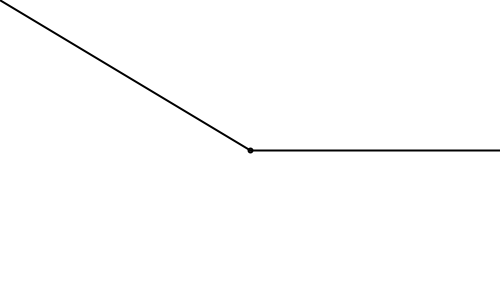
Frame 1 (no input)
Frame 60 (the mouse pressed at the canvas centre just before this capture): identical to frame 1, image omitted
Frame 120 (the mouse held since frame 60 and released just before this capture): blank canvas, image omitted

The Processing sketch that drew this single still picture (run headless with seeded random() and noise(); from frame 60 on, the mouse is pressed at the canvas centre):

// Processing sketch: vector__
// ── vector__.pde
void setup(){
  
  size(500,300);
  
}

void draw(){
  // vector always have staring point @ origin so use translate .
  background(255);
  strokeWeight(2);
  stroke(0);
  noFill();
  
  translate(width/2,height/2);// transaltion so that we can see vector rorayte @360
  ellipse(0,0,4,4);
  PVector mouse = new PVector(mouseX,mouseY);// vector with x = mouseX , y = mouseY
  PVector center = new PVector(width/2,height/2);
  mouse.sub(center);
  mouse.mult(1);//it still takee vector from 0 , rev one imp but to draw we use translate.
  float m = mouse.mag();
  line(0,0,m,0);
  line(0,0,mouse.x,mouse.y);//represtents the magnitude of the vector
  mouse.normalize();//to make it of a magnitude 1.
  
  
  
  
}
